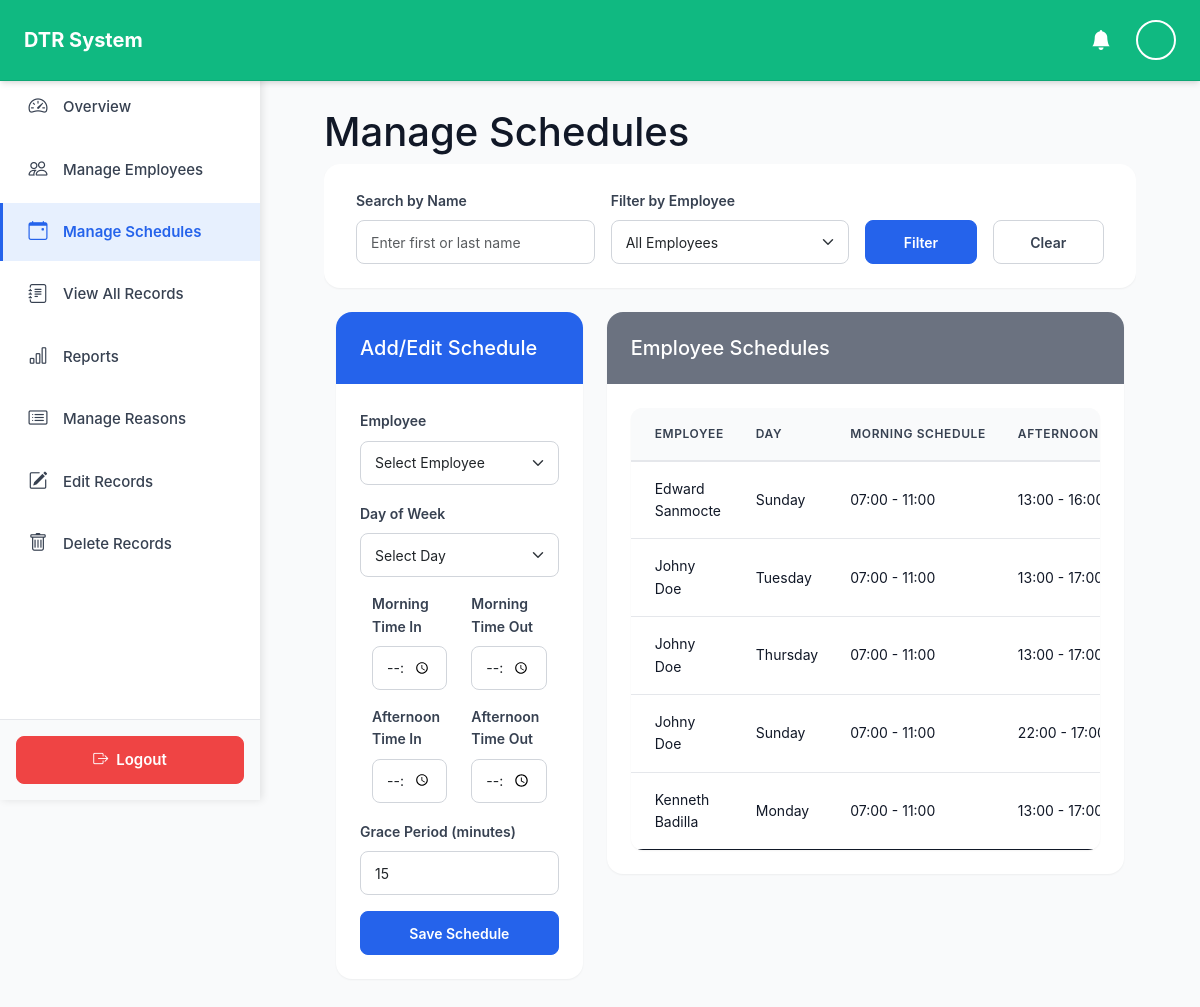
Screenshot of /admin/manage_schedules.php (signed in) with the database file from the repository.
### tables this page shows
CREATE TABLE `official_time` (
  `schedule_id` int(11) NOT NULL AUTO_INCREMENT,
  `employee_id` int(11) NOT NULL,
  `day_of_week` enum('Monday','Tuesday','Wednesday','Thursday','Friday','Saturday','Sunday') NOT NULL,
  `am_time_in` time DEFAULT NULL,
  `am_time_out` time DEFAULT NULL,
  `pm_time_in` time DEFAULT NULL,
  `pm_time_out` time DEFAULT NULL,
  `grace_period_minutes` int(11) DEFAULT 0,
  `is_active` tinyint(1) DEFAULT 1,
  `created_at` datetime DEFAULT current_timestamp(),
  `updated_at` datetime DEFAULT current_timestamp() ON UPDATE current_timestamp(),
  PRIMARY KEY (`schedule_id`),
  KEY `idx_official_time_employee` (`employee_id`),
  CONSTRAINT `official_time_ibfk_1` FOREIGN KEY (`employee_id`) REFERENCES `employee` (`employee_id`) ON DELETE CASCADE
);

CREATE TABLE `employee` (
  `employee_id` int(11) NOT NULL AUTO_INCREMENT,
  `pin` varchar(20) NOT NULL,
  `first_name` varchar(50) NOT NULL,
  `last_name` varchar(50) NOT NULL,
  `email` varchar(100) DEFAULT NULL,
  `position_id` varchar(50) DEFAULT NULL,
  `department_id` varchar(50) DEFAULT NULL,
  `is_active` tinyint(1) DEFAULT 1,
  `created_at` datetime DEFAULT current_timestamp(),
  `updated_at` datetime DEFAULT current_timestamp() ON UPDATE current_timestamp(),
  PRIMARY KEY (`employee_id`),
  UNIQUE KEY `pin` (`pin`),
  UNIQUE KEY `email` (`email`),
  KEY `idx_employee_pin` (`pin`),
  KEY `idx_employee_email` (`email`),
  KEY `idx_employee_active` (`is_active`),
  KEY `employee_ibfk_1` (`position_id`),
  KEY `employee_ibfk_2` (`department_id`),
  CONSTRAINT `employee_ibfk_1` FOREIGN KEY (`position_id`) REFERENCES `position` (`position_id`) ON DELETE SET NULL,
  CONSTRAINT `employee_ibfk_2` FOREIGN KEY (`department_id`) REFERENCES `department` (`department_id`) ON DELETE SET NULL
);

### admin/manage_schedules.php (the view, shortened to what this page needs)
<?php
require_once '../config/database.php';
$fieldErrors = [];
$searchName = trim($_GET['search'] ?? '');
$scheduleQuery = "
    SELECT ot.*, e.first_name, e.last_name
    FROM official_time ot
    JOIN employee e ON ot.employee_id = e.employee_id
    WHERE 1=1
";
$params = [];
$scheduleQuery .= " ORDER BY e.first_name, ot.day_of_week";
$stmt = $conn->prepare($scheduleQuery);
$stmt->execute($params);
$schedules = $stmt->fetchAll();
?>
<!DOCTYPE html>
<html lang="en">
<head>
    <link href="https://cdn.jsdelivr.net/npm/bootstrap@5.3.0/dist/css/bootstrap.min.css" rel="stylesheet">
    <link rel="stylesheet" href="../assets/css/style.css">
</head>
<body class="bg-light">
    <?php
require_once '../includes/header.php';
?>
<?php require_once '../includes/sidebar.php'; ?>
<div class="container-fluid mt-4">
    <div class="main-content">
        <h1>Manage Schedules</h1>
            <div class="card mb-4">
                <div class="card-body">
                    <form method="GET" class="row g-3 align-items-end">
                        <div class="col-md-4">
                            <label for="search" class="form-label">Search by Name</label>
                            <input type="text" id="search" name="search" class="form-control"
                                   placeholder="Enter first or last name"
                                   value="<?php echo htmlspecialchars($searchName); ?>">
                        </div>
                        <div class="col-md-4">
                            <label for="filter_employee_id" class="form-label">Filter by Employee</label>
                            <select id="filter_employee_id" name="employee_id" class="form-select">
                                <option value="">All Employees</option>
                            </select>
                        </div>
                        <div class="col-md-2">
                            <button type="submit" class="btn btn-primary w-100">Filter</button>
                        </div>
                        <div class="col-md-2">
                            <a href="manage_schedules.php" class="btn btn-outline-secondary w-100">Clear</a>
                        </div>
                    </form>
                </div>
            </div>
            <div class="row">
                <div class="col-md-4 mb-4">
                    <div class="card">
                        <div class="card-header bg-primary text-white">
                            <h5 class="mb-0">Add/Edit Schedule</h5>
                        </div>
                        <div class="card-body">
                            <form method="POST" novalidate>
                                <div class="mb-3">
                                    <label for="employee_id" class="form-label">Employee</label>
                                    <select name="employee_id" id="employee_id" class="form-select <?php echo isset($fieldErrors['employee_id']) ? 'is-invalid' : ''; ?>" required>
                                        <option value="">Select Employee</option>
                                </select>
                            </div>
                            <div class="mb-3">
                                <label for="day_of_week" class="form-label">Day of Week</label>
                                <select name="day_of_week" id="day_of_week" class="form-select <?php echo isset($fieldErrors['day_of_week']) ? 'is-invalid' : ''; ?>" required>
                                    <option value="">Select Day</option>
                                </select>
                            </div>
                            <div class="row">
                                <div class="col-md-6 mb-3">
                                    <label for="am_time_in" class="form-label">Morning Time In</label>
                                    <input type="time" name="am_time_in" id="am_time_in" class="form-control <?php echo isset($fieldErrors['am_time_in']) ? 'is-invalid' : ''; ?>" required>
                                </div>
                                <div class="col-md-6 mb-3">
                                    <label for="am_time_out" class="form-label">Morning Time Out</label>
                                    <input type="time" name="am_time_out" id="am_time_out" class="form-control <?php echo isset($fieldErrors['am_time_out']) ? 'is-invalid' : ''; ?>" required>
                                </div>
                            </div>
                            <div class="row">
                                <div class="col-md-6 mb-3">
                                    <label for="pm_time_in" class="form-label">Afternoon Time In</label>
                                    <input type="time" name="pm_time_in" id="pm_time_in" class="form-control <?php echo isset($fieldErrors['pm_time_in']) ? 'is-invalid' : ''; ?>" required>
                                </div>
                                <div class="col-md-6 mb-3">
                                    <label for="pm_time_out" class="form-label">Afternoon Time Out</label>
                                    <input type="time" name="pm_time_out" id="pm_time_out" class="form-control <?php echo isset($fieldErrors['pm_time_out']) ? 'is-invalid' : ''; ?>" required>
                                </div>
                            </div>
                            <div class="mb-3">
                                <label for="grace_period_minutes" class="form-label">Grace Period (minutes)</label>
                                <input type="number" name="grace_period_minutes" id="grace_period_minutes" class="form-control" value="15" min="0" max="60">
                            </div>
                            <button type="submit" class="btn btn-primary w-100">Save Schedule</button>
                        </form>
                    </div>
                </div>
            </div>
            <div class="col-md-8">
                <div class="card">
                    <div class="card-header bg-secondary text-white">
                        <h5 class="mb-0">Employee Schedules</h5>
                    </div>
                    <div class="card-body">
                        <div class="table-responsive">
                            <table class="table table-hover">
                                <thead>
                                    <tr>
                                        <th>Employee</th>
                                        <th>Day</th>
                                        <th>Morning Schedule</th>
                                        <th>Afternoon Schedule</th>
                                    </tr>
                                </thead>
                                <tbody>
                                    <?php foreach ($schedules as $schedule): ?>
                                        <tr>
                                            <td><?= htmlspecialchars($schedule['first_name'] . ' ' . $schedule['last_name']) ?></td>
                                            <td><?= htmlspecialchars($schedule['day_of_week']) ?></td>
                                            <td><?= htmlspecialchars(substr($schedule['am_time_in'], 0, 5) . ' - ' . substr($schedule['am_time_out'], 0, 5)) ?></td>
                                            <td><?= htmlspecialchars(substr($schedule['pm_time_in'], 0, 5) . ' - ' . substr($schedule['pm_time_out'], 0, 5)) ?></td>
                                        </tr>
                                    <?php endforeach; ?>
                                </tbody>
                            </table>
                        </div>
                    </div>
                </div>
            </div>
        </div>
    </div>
    </div>
</div>
</body>
</html>

### rows the page displays
official_time: employee.last_name "Edward Sanmocte", day_of_week "Sunday", am_time_in+am_time_out "07:00 - 11:00", pm_time_in+pm_time_out "13:00 -…"
official_time: employee.last_name "Johny Doe", day_of_week "Tuesday", am_time_in+am_time_out "07:00 - 11:00", pm_time_in+pm_time_out "13:00 -…"
official_time: employee.last_name "Johny Doe", day_of_week "Thursday", am_time_in+am_time_out "07:00 - 11:00", pm_time_in+pm_time_out "13:00 -…"
official_time: employee.last_name "Johny Doe", day_of_week "Sunday", am_time_in+am_time_out "07:00 - 11:00", pm_time_in+pm_time_out "22:00 -…"
official_time: employee.last_name "Kenneth Badilla", day_of_week "Monday", am_time_in+am_time_out "07:00 - 11:00", pm_time_in+pm_time_out "13:00 -…"
